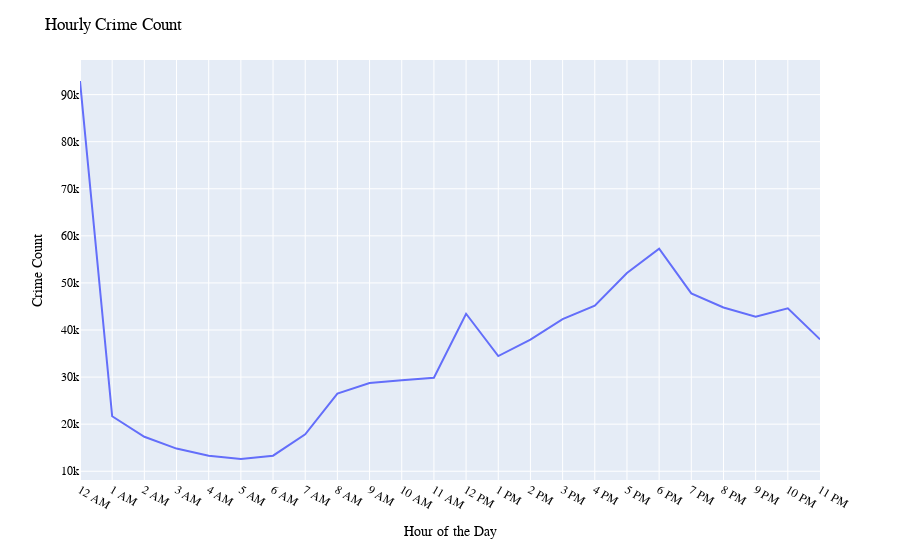

Here is the notebook cell this chart was saved with:
### Markdown cell above
Crime Count Visualization over Time of the Day

### Code cell
daily_data = data.groupby(["HOUR"]).size().reset_index(name = "count")
fig = px.line(daily_data, x = "HOUR" , y = "count")
fig.update_xaxes(ticktext=["12 AM", "1 AM", "2 AM", "3 AM", "4 AM", "5 AM", "6 AM", "7 AM", "8 AM", "9 AM", "10 AM", "11 AM",
                           "12 PM", "1 PM", "2 PM", "3 PM", "4 PM", "5 PM", "6 PM", "7 PM", "8 PM", "9 PM", "10 PM", "11 PM"],
                 tickvals=list(range(24)))

fig.update_layout(
    title="Hourly Crime Count",
    yaxis_title="Crime Count",
    xaxis_title="Hour of the Day",
    font=dict(family="Arial", size=12, color="black"),
)


fig.show()

### Figure 1 — Plotly figure (JSON) as saved in the notebook; plotly's stock layout.template omitted (floating-point values rounded to 4 significant figures)
{"data": [{"hovertemplate": "HOUR=%{x}<br>count=%{y}<extra></extra>", "legendgroup": "", "line": {"color": "#636efa", "dash": "solid"}, "marker": {"symbol": "circle"}, "mode": "lines", "name": "", "orientation": "v", "showlegend": false, "type": "scatter", "x": [0, 1, 2, 3, 4, 5, 6, 7, 8, 9, 10, 11, 12, 13, 14, 15, 16, 17, 18, 19, 20, 21, 22, 23], "xaxis": "x", "y": [92888, 21674, 17321, 14810, 13286, 12601, 13303, 17841, 26478, 28744, 29302, 29868, 43450, 34468, 37973, 42300, 45178, 52115, 57288, 47778, 44772, 42821, 44611, 38007], "yaxis": "y"}], "layout": {"font": {"color": "black", "family": "Arial", "size": 12}, "legend": {"tracegroupgap": 0}, "margin": {"t": 60}, "title": {"text": "Hourly Crime Count"}, "xaxis": {"anchor": "y", "domain": [0, 1], "ticktext": ["12 AM", "1 AM", "2 AM", "3 AM", "4 AM", "5 AM", "6 AM", "7 AM", "8 AM", "9 AM", "10 AM", "11 AM", "12 PM", "1 PM", "2 PM", "3 PM", "4 PM", "5 PM", "6 PM", "7 PM", "8 PM", "9 PM", "10 PM", "11 PM"], "tickvals": [0, 1, 2, 3, 4, 5, 6, 7, 8, 9, 10, 11, 12, 13, 14, 15, 16, 17, 18, 19, 20, 21, 22, 23], "title": {"text": "Hour of the Day"}}, "yaxis": {"anchor": "x", "domain": [0, 1], "title": {"text": "Crime Count"}}}}
